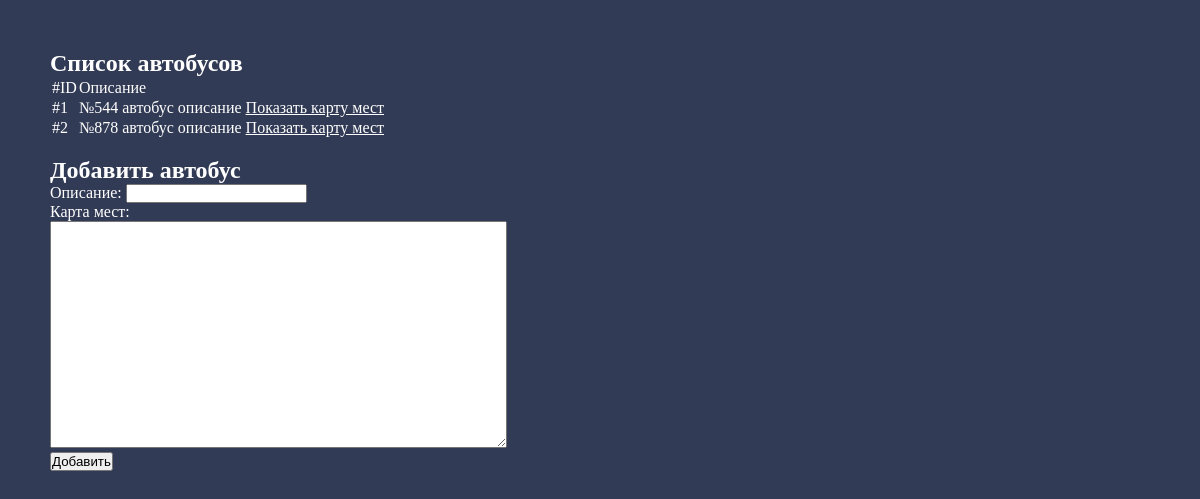
Screenshot of /buses.php (signed in) with the database file from the repository.
### tables this page shows
CREATE TABLE IF NOT EXISTS `buses` (
`id` int(11) NOT NULL,
  `description` text NOT NULL,
  `seat_map` text NOT NULL
);

### buses.php (the view, shortened to what this page needs)
<?php
require 'config.php';
?>
<!DOCTYPE html>
<html lang="en">
<head>
	<link rel="stylesheet" href="style.css">
</head>
<body>
<div class="wrapper">
	<h2>Список автобусов</h2>
	<table>
		<tr><td>#ID</td><td>Описание</td><td></td></tr>
		<?php
		$r = $DB->query("SELECT * from `buses`");
		while($b = $r->fetch_assoc()) {
			echo '<tr>';
			echo '<td>#'.$b["id"].'</td>';
			echo '<td>'.$b["description"].'<td>';
			echo '<td><a href="showSeatMap.php?id='.$b["id"].'" target="_blank">Показать карту мест</a></td>';
			echo '</tr>';
		}
		?>
	</table>
	<br>
	<h2>Добавить автобус</h2>
	<form action="" method="post">
		<label for="">Описание:</label>
		<input type="text" name="desc" id=""><br>
		<label for="">Карта мест:</label><br>
		<textarea name="seatMap" id="" cols="55" rows="15"></textarea><br>
		<input type="submit" value="Добавить" name="addBus">
	</form>
</div>
</body>
</html>

### style.css (style rules this page uses)
* { margin:0; padding:0; }
body { background-color: #323B55; color:#fff; }
a { color:#fff; }
.wrapper { margin:50px; }

### rows the page displays
buses: id "1", description "№544 автобус описание"
buses: id "2", description "№878 автобус описание"
